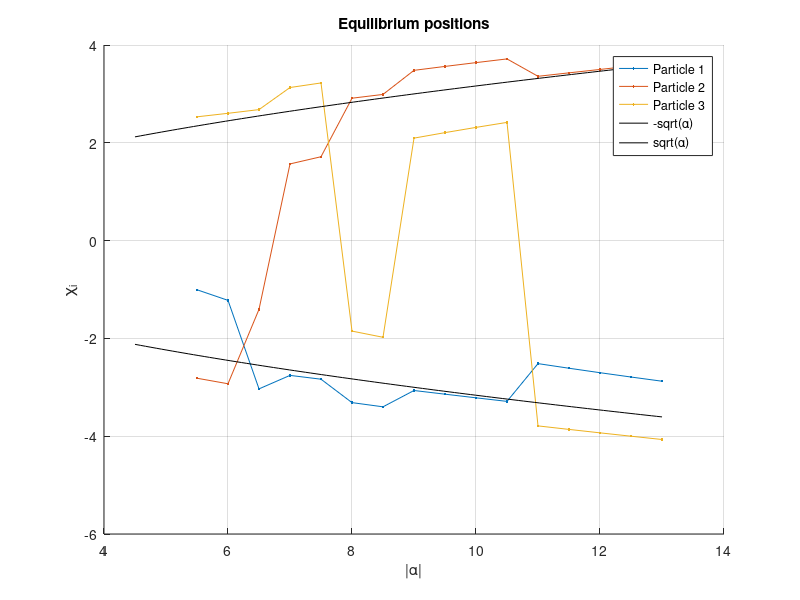

MATLAB code to generate this figure: (Note: this script raises an error after producing the figure.)
clc
clear all
format long

%% Structural Initialization:
FS  = 1;        % Figure switch
FE  = 1;        % ErrorFinding Figure switch
MS  = 1;        % Method switch: MS = {1, 2, 3} = {Standard MC, Restricted MC, No derivatives}
    % For Option two how many spwees do you want?
    if MS == 2
        SweepCount = 2;
    end

PN  = 3;        % Number of Particles

%% Constants of the calculation:
NoP             = 200;              % Number of points in each trajectory
AlphaJumps      = 0.5;             % Increments in Alpha
AlphaValues     = 5.5:AlphaJumps:13;  % 'Potential barrier' values
iter            = 5 * 10^6;             % Number of MC iterations
R0 = 4;
for k = 1:length(AlphaValues)
    R(k) = R0 / sqrt(AlphaValues(k)); %the time rescaling parameter set to some arbitrary number O(1)
end

Eta = 20;  % Potential fitted value of the dimensionless Coulomb interaction 18.813...
z   = linspace(-1, 1, NoP);     % Imaginary time variable
dz  = z(2) - z(1);              % dt in imaginary time

%% Calculating the Equilibrium Positions:

EqPos = [];
warning('Always check the equilibrium positions when changing the AlphaJumps or the initial and final value of alpha in AlphaValues before running the whole calculation!')
for a = 1:length(AlphaValues)
    Potential = @(x) 0.25 * (x(1)^2 - AlphaValues(a))^2 + 0.25 * (x(2)^2 - AlphaValues(a))^2 + 0.25 * (x(3)^2 - AlphaValues(a))^2 + Eta/abs(x(1) - x(2)) + Eta/abs(x(1) - x(3)) + Eta/abs(x(2) - x(3));

    options = optimset('TolFun', 1e-14, 'TolX', 1e-14, 'MaxFunEvals', 10^9, 'MaxIter', 10^9);
    x_start = [-sqrt(a)-2 -1 sqrt(a)];
    [x0, fval0] = fminsearch(Potential, x_start, options);
    EqPos(:, a) = x0;
    FuncVal(a)  = fval0;
end

if FS
    figure(1)
    clf(figure(1))
    hold on
    title('Equilibrium positions')
    xlabel('|\alpha|')
    ylabel('\chi_i')
    for i = 1:PN
        plot(AlphaValues, EqPos(i, :), '.-', 'DisplayName', ['Particle ' num2str(i)])
    end
    y = linspace(4.5, max(AlphaValues));
    plot(y, -sqrt(y), 'k', 'DisplayName', '-sqrt(\alpha)')
    plot(y, sqrt(y), 'k', 'DisplayName', 'sqrt(\alpha)')
    legend
    grid on
    hold off
end

disp('Equilibrium positions calculated. --------------------------------------')

disp(['Number of Particles:                     ' num2str(PN)])
disp(['dalpha:                                  ' num2str(AlphaJumps)])
disp(['\alpha_min: ' num2str(AlphaValues(1)) ', \alpha_max: ' num2str(AlphaValues(end))])
disp(['Number of points in one trajectory:      ' num2str(NoP)])
disp(['dz:                                      ' num2str(dz)])
disp(['Dimless Coulomb interaction parameter:   ' num2str(Eta)])
%% Simulated Annealing:

for stateInd = 1:length(AlphaValues)
    % Simulated temperature & Sigma (variance)
    T_init  = 10;
    T       = T_init * exp(-(linspace(0, 34, iter))/1);
    sigma   = 0.1 * sqrt(T);

    Exclude = 0.2;

    r       = R(stateInd);              % smae as R but we need only 1 for a specific calculation
    alpha   = AlphaValues(stateInd);
    
    for q = 1:PN
        p_in(q)     = EqPos(q, stateInd); 
        p_out(q)    = -EqPos(PN - q + 1, stateInd);
    end

    % Initializing the starting positions:
    [Position, Shift]   = InitPos3Particle(PN, NoP, p_in, p_out, Eta, alpha);
    
    if FS == 1 && FE == 1
        figure(3)
        clf(figure(3))
        hold on
        title('Initial trajectory')
        xlabel('z')
        ylabel('\chi_i')
        for i = 1:PN
            plot(z, Position(i, :), '.-', 'DisplayName', ['Particle ' num2str(i)])
        end
        yline(0)
        xline(0)
        legend
        grid on
        hold off
    end

    CurrentAction = ActionCalc(Position, r, alpha, Eta, PN, NoP, z, dz, Shift);
    
    % Keeping track of the discarded moves & Energy/iteration:
    discarded   = zeros(iter,1);
    Energy      = zeros(iter,1);

    disp(["\alpha = " num2str(alpha)])
    disp("E_0 = " + num2str(CurrentAction, 15))
    disp("Shift = " + num2str(Shift))

    tic
    for i = 1:iter
        if MS == 1
            % Option 1: Basic 3 particle MC
            pos_new = NewStepStandard(Position, NoP, sigma(i), p_in(1), p_out(1), p_in(2), p_out(2), p_in(3), p_out(3), z, dz);
        elseif MS == 2   
            % Option 2: Restricted range 3 particle MC
            pos_new = NewStepRestricted(Position, alpha, Eta, NoP, sigma(i), Exclude, p_in, p_out, z);
        elseif MS == 3
            % Option 3: No derivatives on the sides MC
            pos_new = HibridStep5PartEasy(Position, alpha, Eta, PN, NoP, sigma(i), Exclude, p_in, p_out, z);
        end
        E_new   = ActionCalc(pos_new, r, alpha, Eta, PN, NoP, z, dz, Shift);
        E_diff  = CurrentAction - E_new;

        if E_diff > 0
            Position        = pos_new;
            CurrentAction   = E_new;
        elseif rand() <= exp(E_diff/T(i))
            Position        = pos_new;
            CurrentAction   = E_new;
        else
            discarded(i) = i;
        end

        Energy(i) = CurrentAction;

        if rem(i, 20000) == 0 && FS == 1
            figure(2)
            clf(figure(2))
            hold on
            plot(z, Position(1, :))
            plot(z, Position(2, :))
            plot(z, Position(3, :))
            plot(0.01 * 0.25 * (linspace(-6, 6, 100).^2 - alpha).^2 - 1, linspace(-5, 5, 100))
            xlim([-1 1])
            yline([p_in(1) p_in(2) p_in(3)])
            yline([p_out(1) p_out(2) p_out(3)])
            plot(linspace(-1, 1, 25), linspace(Position(2, 1), Position(2, end), 25))
            grid on
            hold off
            disp("iter= " + num2str(i) + "   "+ "E_0= " + num2str(CurrentAction, 10) + ' -- ' + num2str(round(i/iter * 100, 3)) + '%')
        end
    end

    if MS == 2
        for sweepInd = 1:SweepCount
            for ParticleInd = 1:3
                iter2 = 10^6;

                T_init2 = 10^-5;
                T2 = T_init2 * exp(-(linspace(0,40,iter2)));
                sigma2 = 0.05 * sqrt(T2);

                for IterInd2 = 1:iter2
                    pos_new     = OneParticleStep(Position, ParticleInd, sigma2(IterInd2), NoP);
                    E_new       = ActionCalc(pos_new, r, alpha, Eta, PN, NoP, z, dz, Shift);
                    E_diff      = CurrentAction - E_new;

                    if E_diff > 0
                        Position        = pos_new;
                        CurrentAction   = E_new;
                    elseif rand() <= exp(E_diff/(0.2 * T2(IterInd2)))
                        Position        = pos_new;
                        CurrentAction   = E_new;
                    else
                        discarded(end + 1) = IterInd2;
                    end

                    if rem(IterInd2, 20000) == 0 && FS == 1
                        figure(4)
                        clf(figure(4))
                        hold on
                        plot(z, Position(1, :))
                        plot(z, Position(2, :))
                        plot(z, Position(3, :))
                        plot(0.01 * 0.25 * (linspace(-6, 6, 100).^2 - alpha).^2 - 1, linspace(-5, 5, 100))
                        xlim([-1 1])
                        yline([p_in(1) p_in(2) p_in(3)])
                        yline([p_out(1) p_out(2) p_out(3)])
                        xline([1-Exclude (-1 + Exclude)])
                        grid on
                        hold off
                        disp("iter= " + num2str(IterInd2) + "   "+ "E_0= " + num2str(CurrentAction, 10))
                    end
                end
            end
        end
    end

    %
    [gofmtx] = TanFitting(Position, NoP, PN, z);
    FittedPosition = zeros(3, NoP);
    for particleInd = 1:3
        if particleInd == 1 || particleInd == 3
            a = gofmtx(particleInd, 1);
            b = gofmtx(particleInd, 2);
            c = gofmtx(particleInd, 3);
            d = gofmtx(particleInd, 4);
            FittedPosition(particleInd, :) = a + b.*tanh(atanh(z).*c + d);
        else
            FittedPosition(particleInd, :) = abs(Position(2, 1)) .* tanh(atanh(z).*gofmtx(particleInd, 1));
        end
    end
    %
    if FS == 1
        figure(5)
        clf(figure(5))
        hold on
        plot(z, FittedPosition(1, :), 'o')
        plot(z, FittedPosition(2, :), 'o')
        plot(z, FittedPosition(3, :), 'o')
        plot(z, Position(1, :))
        plot(z, Position(2, :))
        plot(z, Position(3, :))
        grid on
        hold off
    end
    disp('fitted action: ')
    num2str(ActionCalc(FittedPosition, r, alpha, Eta, PN, NoP, z, dz, Shift))
    disp('MC action: ')
    num2str(Energy(end))

    time(stateInd) = toc;
    if MS == 1
        NameString = ['Traj_1p_STDMC' num2str(stateInd)];
    elseif MS == 2
        NameString = ['Traj_1p_RESTMC' num2str(stateInd)];
        IterData.SweepCount = SweepCount;
        IterData.Excluded   = Exclude;
    elseif MS == 3
        NameString = ['Traj_1p_SIMPLEMC' num2str(stateInd)];
    end
    

    IterData.NameString                 = NameString;
    IterData.NumberOfParticles          = PN;
    IterData.AlphaIncrements            = AlphaJumps;
    IterData.AlphaValues                = AlphaValues;
    IterData.NumberOfPoinsInTrajectory  = NoP;
    IterData.time                       = z;
    IterData.dt                         = dz;
    IterData.EquilibriumPositions       = EqPos;
    IterData.RValue                     = r;
    IterData.IterationNumber            = iter;
    %IterData.EnergySeries               = E(1:10:end);
    IterData.EnergyShift                = Shift;
    IterData.Trajectories               = Position;
    IterData.Action                     = Energy(end);
    IterData.AnalyticalAction           = 0;
    IterData.FittedAction               = ActionCalc(FittedPosition, r, alpha, Eta, PN, NoP, z, dz, Shift);
    IterData.FittedTrajectories         = FittedPosition;
    save(NameString, "IterData");

end



